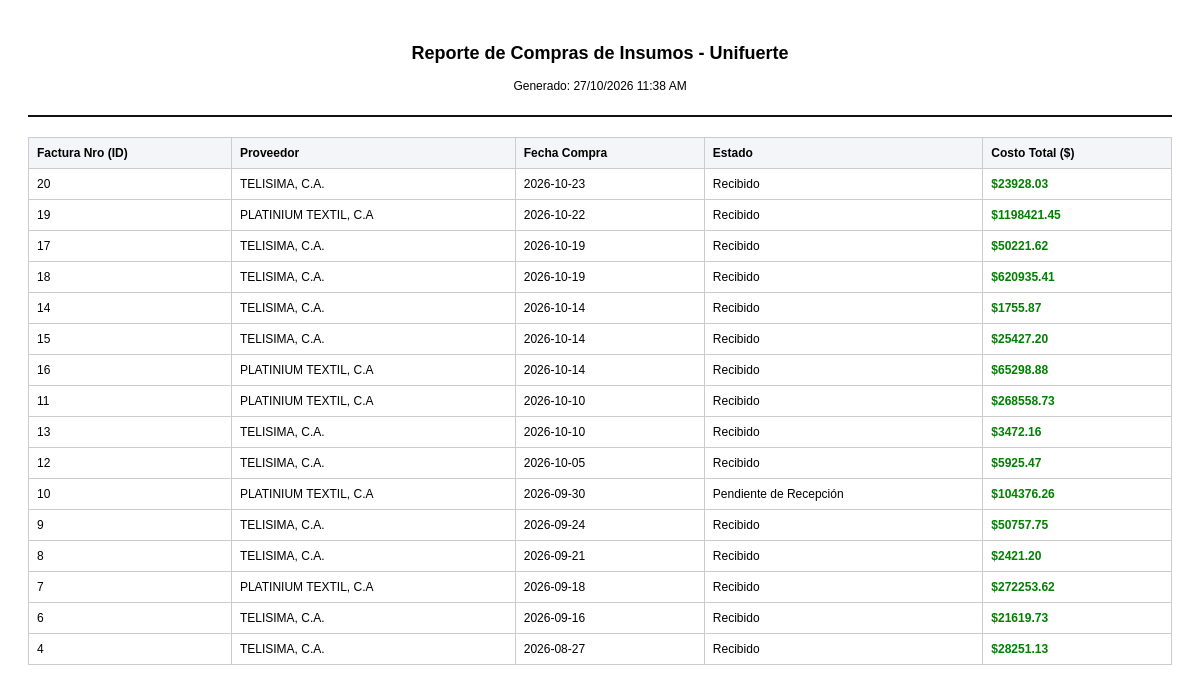
The page /entidades/Compra/reporte.php on the database its author committed.
### tables this page shows
CREATE TABLE `compra` (
  `ID` int(11) NOT NULL,
  `id_provedor` int(11) DEFAULT NULL,
  `fecha_compra` date DEFAULT NULL,
  `estado` varchar(50) DEFAULT NULL,
  `costo` decimal(10,2) DEFAULT NULL,
  `nro_factura` varchar(100) DEFAULT NULL,
  `concepto_pdf` text DEFAULT NULL,
  `nro_control` varchar(100) DEFAULT NULL,
  `banco` varchar(100) DEFAULT NULL,
  `referencia` varchar(100) DEFAULT NULL,
  `iva` decimal(10,2) DEFAULT 0.00,
  `archivo_factura` varchar(255) DEFAULT NULL,
  `moneda` varchar(10) DEFAULT 'USD',
  `monto_pagado` decimal(10,2) DEFAULT 0.00,
  `estado_pago` varchar(50) DEFAULT 'Sin Pagar',
  `descuento` decimal(10,2) DEFAULT 0.00,
  `tasa_bcv` decimal(15,4) DEFAULT 0.0000,
  `monto_bs` decimal(15,2) DEFAULT 0.00,
  `monto_usd` decimal(15,2) DEFAULT 0.00
);

CREATE TABLE `provedor` (
  `ID` int(11) NOT NULL,
  `nombre` varchar(255) DEFAULT NULL,
  `contacto` varchar(255) DEFAULT NULL,
  `tlf` varchar(50) DEFAULT NULL,
  `flete_internacional` decimal(10,2) DEFAULT NULL,
  `ubicacion` varchar(255) DEFAULT NULL,
  `RIF_cedula` varchar(50) DEFAULT NULL,
  `descripcion` text DEFAULT NULL,
  `nro_cuenta` varchar(100) DEFAULT '',
  `tipo_proveedor` varchar(100) DEFAULT 'General',
  `pm_cedula` varchar(50) DEFAULT '',
  `pm_telefono` varchar(50) DEFAULT '',
  `pm_banco` varchar(100) DEFAULT '',
  `servicio_ofrecido` varchar(150) DEFAULT '',
  `tipo_cuenta` varchar(50) DEFAULT ''
);

### entidades/Compra/reporte.php (the view, shortened to what this page needs)
<?php
require_once '../../conexion.php';
$sql = "SELECT c.*, p.nombre as prov_nombre FROM compra c LEFT JOIN provedor p ON c.id_provedor = p.ID ORDER BY c.fecha_compra DESC";
$compras = $pdo->query($sql)->fetchAll(PDO::FETCH_ASSOC);
?>
<!DOCTYPE html>
<html lang="es">
<head>
</head>
<body onload="window.print()">
    <div class="header"><h2>Reporte de Compras de Insumos - Unifuerte</h2><p>Generado: <?= date('d/m/Y h:i A') ?></p></div>
    <table>
        <thead><tr><th>Factura Nro (ID)</th><th>Proveedor</th><th>Fecha Compra</th><th>Estado</th><th>Costo Total ($)</th></tr></thead>
        <tbody>
            <?php foreach($compras as $c): ?>
            <tr><td><?= $c['ID'] ?></td><td><?= htmlspecialchars($c['prov_nombre'] ?? 'N/A') ?></td><td><?= htmlspecialchars($c['fecha_compra'] ?? '') ?></td><td><?= htmlspecialchars($c['estado'] ?? '') ?></td><td style="font-weight:bold; color: green;">$<?= htmlspecialchars($c['costo'] ?? '0.00') ?></td></tr>
            <?php endforeach; ?>
        </tbody>
    </table>
</body>
</html>

### entidades/Compra/reporte.php (style rules this page uses)
body { font-family:Arial, sans-serif;font-size:12px;padding:20px; }
table { width:100%;border-collapse:collapse;margin-top:20px; }
th,td { border:1px solid #ccc;padding:8px;text-align:left; }
th { background:#f4f5f8;font-weight:bold; }
.header { text-align:center;border-bottom:2px solid #111;padding-bottom:10px;margin-bottom:20px; }

### rows shown on the page
compra: ID "20", id_provedor.nombre "TELISIMA, C.A.", fecha_compra "2026-10-23", estado "Recibido", costo "23928.03"
compra: ID "19", id_provedor.nombre "PLATINIUM TEXTIL, C.A", fecha_compra "2026-10-22", estado "Recibido", costo "1198421.45"
compra: ID "17", id_provedor.nombre "TELISIMA, C.A.", fecha_compra "2026-10-19", estado "Recibido", costo "50221.62"
compra: ID "18", id_provedor.nombre "TELISIMA, C.A.", fecha_compra "2026-10-19", estado "Recibido", costo "620935.41"
compra: ID "14", id_provedor.nombre "TELISIMA, C.A.", fecha_compra "2026-10-14", estado "Recibido", costo "1755.87"
compra: ID "15", id_provedor.nombre "TELISIMA, C.A.", fecha_compra "2026-10-14", estado "Recibido", costo "25427.20"
compra: ID "16", id_provedor.nombre "PLATINIUM TEXTIL, C.A", fecha_compra "2026-10-14", estado "Recibido", costo "65298.88"
compra: ID "11", id_provedor.nombre "PLATINIUM TEXTIL, C.A", fecha_compra "2026-10-10", estado "Recibido", costo "268558.73"
compra: ID "13", id_provedor.nombre "TELISIMA, C.A.", fecha_compra "2026-10-10", estado "Recibido", costo "3472.16"
compra: ID "12", id_provedor.nombre "TELISIMA, C.A.", fecha_compra "2026-10-05", estado "Recibido", costo "5925.47"
compra: ID "10", id_provedor.nombre "PLATINIUM TEXTIL, C.A", fecha_compra "2026-09-30", estado "Pendiente de Recepción", costo "104376.26"
compra: ID "9", id_provedor.nombre "TELISIMA, C.A.", fecha_compra "2026-09-24", estado "Recibido", costo "50757.75"
compra: ID "8", id_provedor.nombre "TELISIMA, C.A.", fecha_compra "2026-09-21", estado "Recibido", costo "2421.20"
compra: ID "7", id_provedor.nombre "PLATINIUM TEXTIL, C.A", fecha_compra "2026-09-18", estado "Recibido", costo "272253.62"
compra: ID "6", id_provedor.nombre "TELISIMA, C.A.", fecha_compra "2026-09-16", estado "Recibido", costo "21619.73"
compra: ID "4", id_provedor.nombre "TELISIMA, C.A.", fecha_compra "2026-08-27", estado "Recibido", costo "28251.13"
